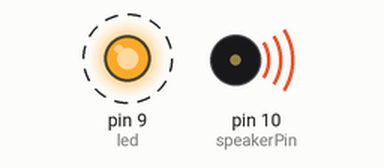
Simulated run of this sketch. Board: Arduino Uno, built with avr-gcc and run on an emulated ATmega328P. On the bench: output pins drawn as LEDs (lit = HIGH), buzzer (waves = sounding, pin HIGH). Dashed ring = blinking.

Above: at 0.5 s.
Timing chart, 0 to 4.6 s (numbered marks = the images above):
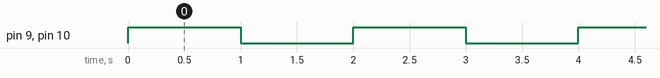

The sketch:

piezoTone_wLED_inMilliSeconds.ino
```cpp
/***********************************************************
 * My First Sound!!!
 *
 * M. Musick - 2013 for NYU SIMT
 *
 * This example plays a single tone from the piezo element
 *
 * the delay time will determine the frequency of this tone
 *
 * For a Fritzing schematic look at piezoTone.fzz
 *  Alternatively your headphones can be used
 *  Add a resistor (220 or 330) between the ground connection
 *  Simply touch the connection wires that would go to the piezo
 *  To the tip and sleeve of your headphone plug
 *
 **********************************************************/

// The piezo speaker pin
int speakerPin = 10;
// The LED PIN
int led = 9;

// delay length is 1 second
int delayLength = 1000;


//setup function
void setup() {
  pinMode(speakerPin, OUTPUT);
  pinMode(led, OUTPUT);
}

//loop function
void loop() {
  digitalWrite(speakerPin, HIGH);
  digitalWrite(led, HIGH);
  delay(delayLength);
  digitalWrite(speakerPin, LOW);
  digitalWrite(led, LOW);
  delay(delayLength);
}
```

Measured:
- by itself, pin 9 (led), pin 10 (speakerPin): alternates HIGH for 1.0 s and LOW for 1.0 s
